Frame 1 (no input): blank canvas, image omitted
Frame 60 (no input): blank canvas, image omitted
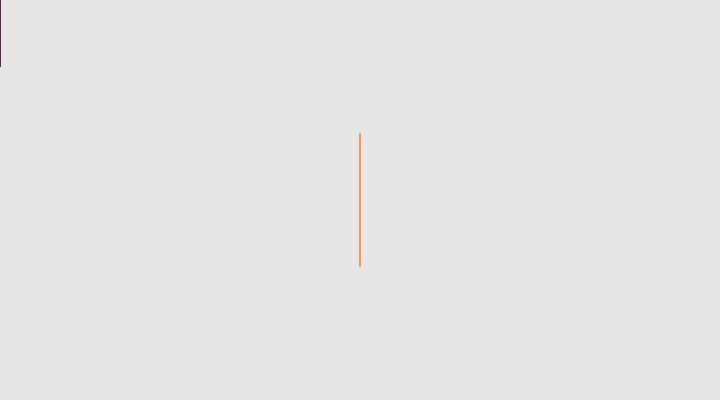
Frame 120 (the mouse pressed at the canvas centre since frame 60)

The p5.js sketch whose frames 1 and 60 were blank and that drew this single picture after the mouse press (run headless with seeded random() and noise() and a simulated clock; from frame 60 on, the mouse is pressed at the canvas centre):

// p5.js sketch
// ── sketch.js
function setup() {
  createCanvas(720, 400);
  background(230);
  strokeWeight(2);
}

function draw() {
  if (mouseIsPressed) {
    stroke(300,150, 90);
  } else {
    stroke(100, 35, 86);
  }
  line(mouseX - 0, mouseY, mouseX + 0, mouseY);
  line(mouseX, mouseY - 66, mouseX, mouseY + 66);
}
